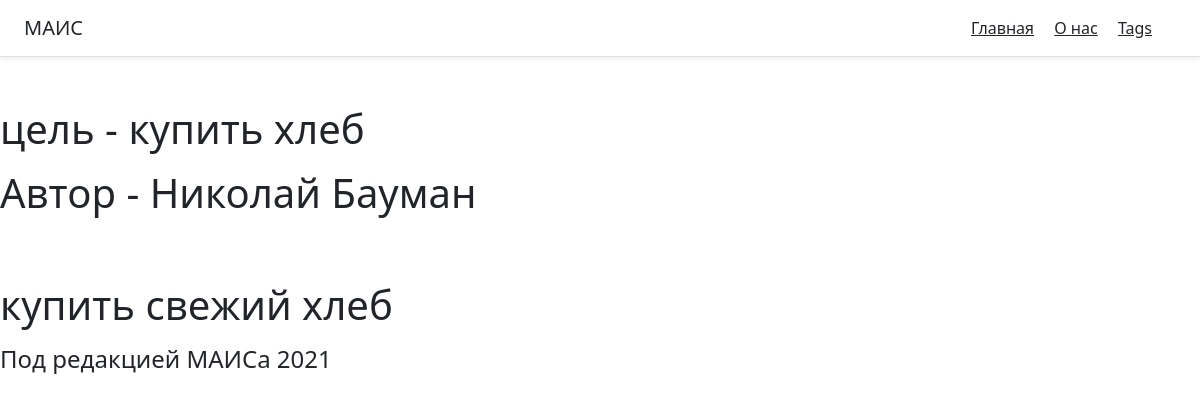
Page /book/kdjfsjkkdfj/ on the committed database.
### main/models.py (models this page shows, shortened)
class Book(models.Model):
    title = models.CharField(max_length=20, db_index=True)
    slug = models.SlugField(max_length=150, blank=True, unique=True)
    autor = models.CharField(max_length =150 , db_index=True)
    tags = models.ManyToManyField('Tag', blank=True, related_name='books')
    date_pub = models.DateTimeField(auto_now_add=True)
    text = models.TextField(max_length=500, blank=True)
    class Meta:
        ordering = ['date_pub']

### main/views.py (the view)
# urls.py: path('book/<str:slug>/', BookDetail.as_view(), name='book_detail_url'),
class BookDetail(ObjectDetailMixin, View):
    model = Book
    template = 'main/book_detail.html'

### main/utils.py (called while the page is built)
    def get(self, request, slug):
        obj = get_object_or_404(self.model, slug__iexact=slug)
        return render(request, self.template , context={self.model.__name__.lower(): obj})

### main/templates/main/book_detail.html (shortened to what this page needs)
{% extends 'main/base.html' %}
{% block content %}
<h1 class="mt-5">
    <p> цель -  {{book.title}}</p>
    <p> Автор - {{ book.autor }} </p> <br>
    <p> {{book.text}} </p>
</h1>
<h4> Под редакцией МАИСа 2021</h4>
{% endblock %}

### rows in the picture
Book: title "купить хлеб", autor "Николай Бауман", text "купить свежий хлеб"
